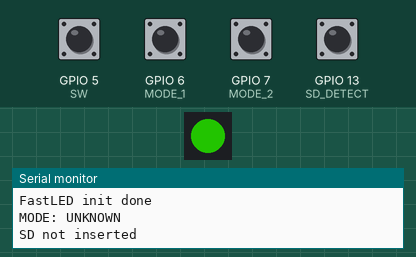
Simulated run of this program. Board: ESP32-S3. Parts: 1 RGB LEDs in strip order, left to right, the last lines printed to the serial monitor. The inputs (shaded band) are chosen by the test bench; at power-on: GPIO 5 (SW), GPIO 6 (MODE_1), GPIO 7 (MODE_2), GPIO 13 (SD_DETECT) HIGH. Dim RGB values are drawn brighter than linear; storage starts empty.

Above: at 1.2 s.
1.3 s: GPIO 13 (SD_DETECT) pulled LOW for 0.15 s
At 1.78 s:
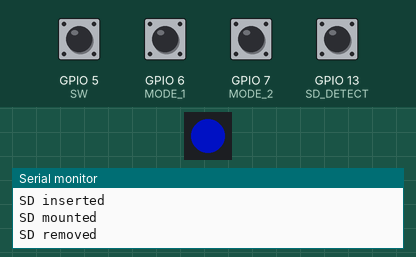
4.4 s: GPIO 13 (SD_DETECT) pulled LOW for 1 s
At 4.9 s:
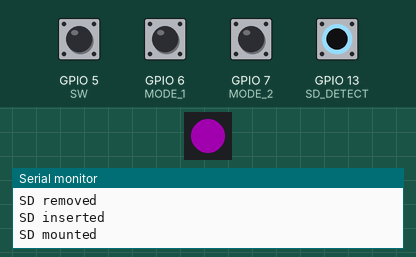
8.0 s: GPIO 13 (SD_DETECT) pulled LOW for 0.15 s
At 8.17 s:
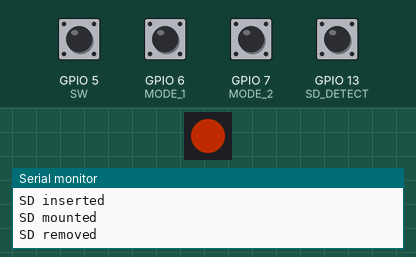
Timing chart, 0 to 18.1 s (numbered marks = the images above; inputs shaded):
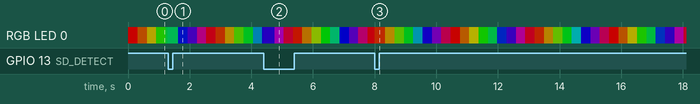

The program:

main.cpp
```cpp
#include <Arduino.h>
#include <FastLED.h>
#include <SPI.h>
#include <SD.h>

// pin assign
#define LED       16
#define SW        5
#define SD_DETECT 13
#define MISO      12
#define MOSI      10
#define SCK       11
#define CS        9
#define MODE_1    6
#define MODE_2    7

//parameter
#define NUM_LED 1

// FastLED LED array
CRGB leds[NUM_LED];

// Interrupt flag for SW rising edge
volatile bool swTap = false;

// ISR: set flag on rising edge
/*
 * JP: SW(タクトスイッチ)の立ち上がりエッジ割り込みハンドラ。
 *     ISR内ではフラグを立てるだけにし、実処理はloop()側で行います。
 * EN: Rising-edge ISR for the tap switch (SW).
 *     Keep ISR minimal: set a flag; handle work in loop().
 */
void IRAM_ATTR onSwRise() {
  swTap = true;
}

// --- SPDT (MODE_A/MODE_B) handling ---
/*
 * JP: MODE_1/MODE_2 の組で構成されたSPDTスイッチの位置を判定します。
 *     LOW/HIGHの組合せから「1」「2」または不定("UNKNOWN")を返します。
 * EN: Determine SPDT position using MODE_1/MODE_2 lines.
 *     Returns "1", "2", or "UNKNOWN" based on LOW/HIGH combination.
 */
static const char* readModePos() {
  int a = digitalRead(MODE_1);
  int b = digitalRead(MODE_2);
  if (a == LOW && b == HIGH) return "1";   // MODE_A side selected
  if (b == LOW && a == HIGH) return "2";   // MODE_B side selected
  return "UNKNOWN";                        // both HIGH/LOW or floating
}
static const char* lastModePos = "UNKNOWN";

// --- SD card handling (SPI) ---
static bool sdMounted = false;

/*
 * JP: SD_DETECTピンを読み、SDカードが挿入されているかを返します（アクティブLOW想定）。
 * EN: Read SD_DETECT and return whether the SD card is inserted (active LOW).
 */
static inline bool isCardInserted() {
  // Active LOW detect assumed
  return digitalRead(SD_DETECT) == LOW;
}

/*
 * JP: SPI/SDを初期化してSDをマウントします（既にマウント済みならtrue）。
 * EN: Initialize SPI/SD and mount the card (returns true if already mounted).
 */
static bool mountSD() {
  if (sdMounted) return true;
  // Initialize SPI with custom pins
  SPI.begin(SCK, MISO, MOSI, CS);
  if (!SD.begin(CS, SPI, 25000000)) { // 25 MHz
    return false;
  }
  sdMounted = true;
  return true;
}

/*
 * JP: SDカードをアンマウントします（SD.end()呼び出しと状態更新）。
 * EN: Unmount the SD card (call SD.end() and update state).
 */
static void unmountSD() {
  if (!sdMounted) return;
  SD.end();
  sdMounted = false;
}

static uint32_t helloIndex = 1; // next file index

/*
 * JP: ルートディレクトリを走査し、HELLO_####.TXT の最大番号を見つけて
 *     次に使うインデックス(helloIndex)を設定します。
 * EN: Scan root directory to find the highest HELLO_####.TXT and
 *     set helloIndex to the next value to use.
 */
static void findNextHelloIndex() {
  if (!sdMounted) return;
  File root = SD.open("/");
  if (!root) return;
  uint32_t maxIdx = 0;
  for (File f = root.openNextFile(); f; f = root.openNextFile()) {
    String name = f.name();
    name.toUpperCase();
    if (name.startsWith("/HELLO_") && name.endsWith(".TXT")) {
      int us = name.indexOf('_');
      int dot = name.lastIndexOf('.');
      if (us >= 0 && dot > us + 1) {
        String num = name.substring(us + 1, dot);
        uint32_t val = num.toInt();
        if (val > maxIdx) maxIdx = val;
      }
    }
    f.close();
  }
  root.close();
  helloIndex = maxIdx + 1;
}

/*
 * JP: "/HELLO_####.TXT" を新規作成し、中身に "Hello" を1行書き込みます。
 *     成功でtrueを返し、helloIndexは使用ごとにインクリメントされます。
 * EN: Create a new "/HELLO_####.TXT" and write one line "Hello".
 *     Returns true on success; helloIndex is incremented after use.
 */
static bool writeHelloFile() {
  if (!sdMounted) return false;
  // Try a few attempts in case of collisions
  for (int tries = 0; tries < 5; ++tries) {
    char path[24];
    snprintf(path, sizeof(path), "/HELLO_%04u.TXT", (unsigned)helloIndex);
    if (SD.exists(path)) {
      helloIndex++;
      continue;
    }
    File f = SD.open(path, FILE_WRITE);
    if (!f) {
      helloIndex++;
      continue;
    }
    f.println("Hello");
    f.close();
    Serial.print("Saved: ");
    Serial.println(path);
    helloIndex++;
    return true;
  }
  return false;
}

/*
 * JP: システム初期化：シリアル、ピン設定、割り込み登録、LED初期化、
 *     SPDT初期状態の表示、SD挿入時のマウントと連番探索を行います。
 * EN: System setup: initialize Serial, configure pins, attach ISR, init LEDs,
 *     print initial SPDT state, and mount SD + find next index if inserted.
 */
void setup(){
  Serial.begin(115200);

  unsigned long t0 = millis();
  while(!Serial && millis() - t0 < 3000) {}  // CDC待ち（最大3秒）
  Serial.println("Boot OK (CDC + OPI PSRAM)");
  Serial.println("=== PSRAM Test ===");
  Serial.printf("Total PSRAM: %d bytes\n", ESP.getPsramSize());
  Serial.printf("Free  PSRAM: %d bytes\n", ESP.getFreePsram());

  // PSRAM動作確認（軽く確保）
  // 1MB 確保してみる
  void* p1 = heap_caps_malloc(1024*1024, MALLOC_CAP_SPIRAM);
  Serial.printf("Alloc 1MB: %s\n", p1 ? "OK" : "FAIL");

  // 4MB 確保してみる
  void* p2 = heap_caps_malloc(4*1024*1024, MALLOC_CAP_SPIRAM);
  Serial.printf("Alloc 4MB: %s\n", p2 ? "OK" : "FAIL");

  //largest PSRAM
  size_t largest = heap_caps_get_largest_free_block(MALLOC_CAP_SPIRAM);
  Serial.printf("Largest free block: %d bytes\n", largest);

  // 後片付け
  if (p1) free(p1);
  if (p2) free(p2);

  Serial.println("=== Test Done ===");

  //pinMode
  pinMode(SW, INPUT);
  pinMode(MODE_1, INPUT);
  pinMode(MODE_2, INPUT);
  pinMode(SD_DETECT, INPUT_PULLUP);

  // Attach interrupt on SW (rising edge)
  attachInterrupt(digitalPinToInterrupt(SW), onSwRise, RISING);

  // FastLED init (WS2812B, GRB, 800kHz)
  FastLED.addLeds<WS2812B, LED, GRB>(leds, NUM_LED);
  FastLED.setBrightness(100); // 0-255
  FastLED.clear(true);
  Serial.println("FastLED init done");

  // Report initial SPDT position (MODE_A/MODE_B)
  lastModePos = readModePos();
  Serial.print("MODE: ");
  Serial.println(lastModePos);

  // SD card initial check/mount
  if (isCardInserted()) {
    if (mountSD()) {
      Serial.println("SD mounted");
      findNextHelloIndex();
    } else {
      Serial.println("SD mount failed");
    }
  } else {
    Serial.println("SD not inserted");
  }
}


/*
 * JP: メインループ：LEDアニメ更新、SW押下時の"Hello"ファイル作成、
 *     SPDTの変化検出（デバウンス）、SDカードの挿抜監視を行います。
 * EN: Main loop: update LED animation, create "Hello" file on SW tap,
 *     debounce/report SPDT changes, and monitor SD insert/remove.
 */
void loop(){
  static uint8_t hue = 0;
  static const unsigned long DEBOUNCE_MS = 20;
  static const char* pendingPos = nullptr;
  static unsigned long pendingSince = 0;

  // Simple rainbow animation
  fill_rainbow(leds, NUM_LED, hue, (NUM_LED > 1) ? (uint8_t)(255 / NUM_LED) : 255);
  FastLED.show();
  hue += 2; // speed
  delay(20);

  // Print when SW tapped (rising edge)
  if (swTap) {
    swTap = false;
    Serial.println("Tap Switch");
    if (isCardInserted()) {
      if (!sdMounted) {
        if (mountSD()) {
          Serial.println("SD mounted");
          findNextHelloIndex();
        } else {
          Serial.println("SD mount failed");
        }
      }
      if (sdMounted) {
        if (!writeHelloFile()) {
          Serial.println("Write failed");
        }
      }
    } else {
      if (sdMounted) {
        Serial.println("SD removed");
        unmountSD();
      } else {
        Serial.println("No SD card");
      }
    }
  }

  // Debounced SPDT change detection
  const char* nowPos = readModePos();
  const unsigned long now = millis();
  if (pendingPos != nowPos) {
    pendingPos = nowPos;
    pendingSince = now;
  } else {
    if (pendingPos != lastModePos && (now - pendingSince) >= DEBOUNCE_MS) {
      lastModePos = pendingPos;
      Serial.print("MODE: ");
      Serial.println(lastModePos);
    }
  }

  // Handle SD insertion/removal dynamically
  static bool lastInserted = isCardInserted();
  bool inserted = isCardInserted();
  if (inserted != lastInserted) {
    lastInserted = inserted;
    if (inserted) {
      Serial.println("SD inserted");
      if (mountSD()) {
        Serial.println("SD mounted");
        findNextHelloIndex();
      } else {
        Serial.println("SD mount failed");
      }
    } else {
      Serial.println("SD removed");
      unmountSD();
    }
  }
}
```
